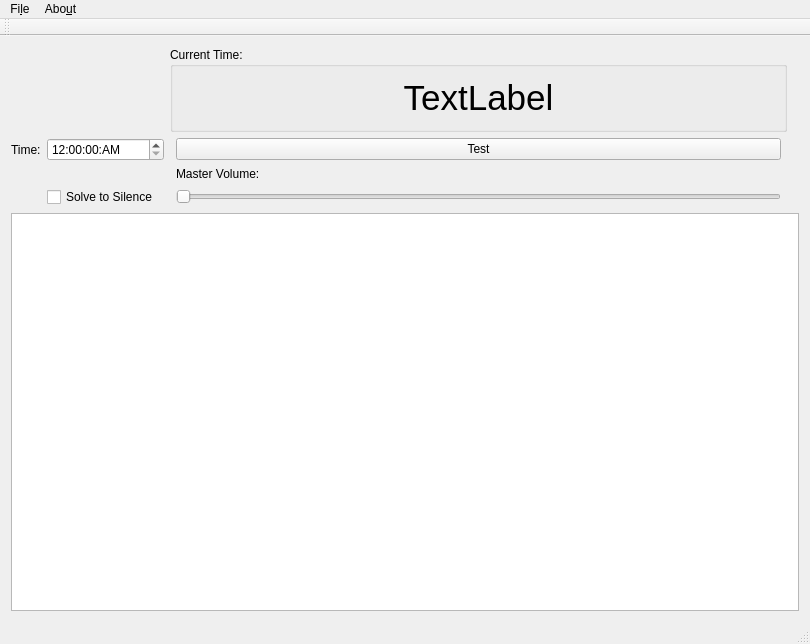
<?xml version="1.0" encoding="UTF-8"?>
<ui version="4.0">
 <class>MainWindow</class>
 <widget class="QMainWindow" name="MainWindow">
  <property name="enabled">
   <bool>true</bool>
  </property>
  <property name="geometry">
   <rect>
    <x>0</x>
    <y>0</y>
    <width>810</width>
    <height>644</height>
   </rect>
  </property>
  <property name="windowTitle">
   <string>QTalarm</string>
  </property>
  <property name="windowIcon">
   <iconset resource="Icons.qrc">
    <normaloff>:/new/icons/Clock.png</normaloff>:/new/icons/Clock.png</iconset>
  </property>
  <property name="autoFillBackground">
   <bool>false</bool>
  </property>
  <widget class="QWidget" name="centralWidget">
   <layout class="QGridLayout" name="gridLayout">
    <item row="0" column="3" colspan="3">
     <widget class="QGroupBox" name="groupBox">
      <property name="enabled">
       <bool>true</bool>
      </property>
      <property name="acceptDrops">
       <bool>false</bool>
      </property>
      <property name="autoFillBackground">
       <bool>false</bool>
      </property>
      <property name="title">
       <string>Current Time:</string>
      </property>
      <property name="flat">
       <bool>false</bool>
      </property>
      <property name="checkable">
       <bool>false</bool>
      </property>
      <layout class="QGridLayout" name="gridLayout_2">
       <item row="0" column="0">
        <widget class="QLabel" name="Clock">
         <property name="minimumSize">
          <size>
           <width>0</width>
           <height>0</height>
          </size>
         </property>
         <property name="font">
          <font>
           <pointsize>26</pointsize>
          </font>
         </property>
         <property name="frameShadow">
          <enum>QFrame::Sunken</enum>
         </property>
         <property name="text">
          <string>TextLabel</string>
         </property>
         <property name="alignment">
          <set>Qt::AlignCenter</set>
         </property>
        </widget>
       </item>
      </layout>
     </widget>
    </item>
    <item row="1" column="0">
     <widget class="QLabel" name="lblTime">
      <property name="text">
       <string>Time:</string>
      </property>
     </widget>
    </item>
    <item row="6" column="0" colspan="8">
     <widget class="QListWidget" name="listWidget"/>
    </item>
    <item row="1" column="1" colspan="2">
     <widget class="QTimeEdit" name="timeEdit">
      <property name="displayFormat">
       <string>hh:mm:ss:AP</string>
      </property>
     </widget>
    </item>
    <item row="3" column="1">
     <widget class="QCheckBox" name="chkBastard">
      <property name="cursor">
       <cursorShape>PointingHandCursor</cursorShape>
      </property>
      <property name="toolTip">
       <string extracomment="Force math questions to disable alarm"/>
      </property>
      <property name="text">
       <string>Solve to Silence</string>
      </property>
     </widget>
    </item>
    <item row="3" column="4">
     <widget class="QSlider" name="VolumeSlider">
      <property name="orientation">
       <enum>Qt::Horizontal</enum>
      </property>
     </widget>
    </item>
    <item row="2" column="4">
     <widget class="QLabel" name="label">
      <property name="text">
       <string>Master Volume:</string>
      </property>
     </widget>
    </item>
    <item row="1" column="4">
     <widget class="QPushButton" name="TestBtn">
      <property name="text">
       <string>Test</string>
      </property>
     </widget>
    </item>
   </layout>
  </widget>
  <widget class="QMenuBar" name="menuBar">
   <property name="geometry">
    <rect>
     <x>0</x>
     <y>0</y>
     <width>810</width>
     <height>21</height>
    </rect>
   </property>
   <widget class="QMenu" name="menuFile">
    <property name="title">
     <string>Fi&amp;le</string>
    </property>
    <addaction name="actionSettings"/>
    <addaction name="separator"/>
    <addaction name="actionQuit"/>
   </widget>
   <widget class="QMenu" name="menuAbout">
    <property name="title">
     <string>Abo&amp;ut</string>
    </property>
    <addaction name="actionAbout_QT"/>
    <addaction name="actionAbout_QTalam"/>
   </widget>
   <addaction name="menuFile"/>
   <addaction name="menuAbout"/>
  </widget>
  <widget class="QToolBar" name="mainToolBar">
   <attribute name="toolBarArea">
    <enum>TopToolBarArea</enum>
   </attribute>
   <attribute name="toolBarBreak">
    <bool>false</bool>
   </attribute>
  </widget>
  <widget class="QStatusBar" name="statusBar"/>
  <action name="actionQuit">
   <property name="text">
    <string>&amp;Quit</string>
   </property>
  </action>
  <action name="actionAbout_QT">
   <property name="text">
    <string>&amp;About QT</string>
   </property>
  </action>
  <action name="actionAbout_QTalam">
   <property name="text">
    <string>About &amp;QTalam</string>
   </property>
  </action>
  <action name="actionSettings">
   <property name="text">
    <string>&amp;Settings</string>
   </property>
  </action>
 </widget>
 <layoutdefault spacing="6" margin="11"/>
 <resources>
  <include location="Icons.qrc"/>
 </resources>
 <connections/>
</ui>
